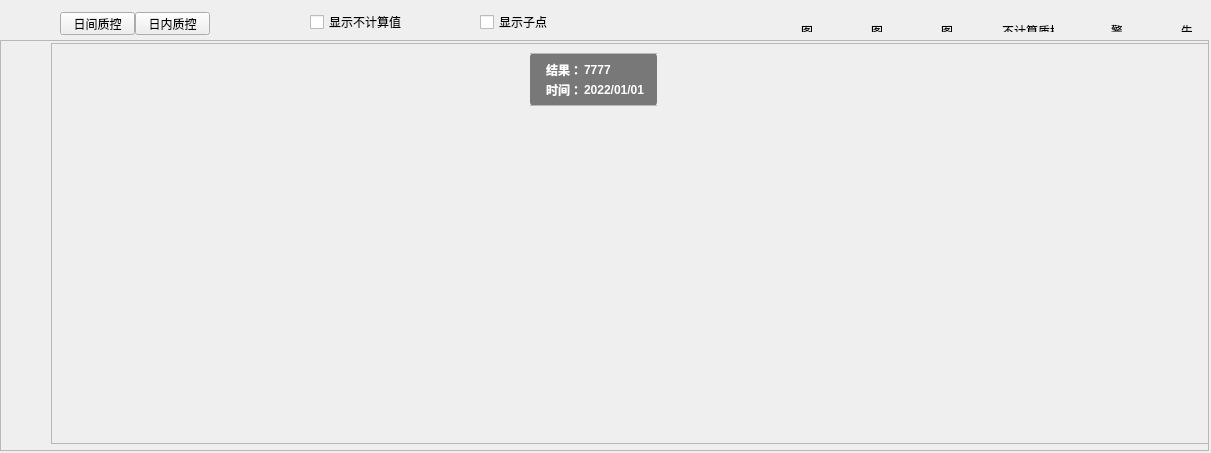
<?xml version="1.0" encoding="UTF-8"?>
<ui version="4.0">
 <class>LeveyJennPlot</class>
 <widget class="QWidget" name="LeveyJennPlot">
  <property name="geometry">
   <rect>
    <x>0</x>
    <y>0</y>
    <width>1211</width>
    <height>453</height>
   </rect>
  </property>
  <property name="windowTitle">
   <string>LeveyJennPlot</string>
  </property>
  <widget class="QLabel" name="BkLab">
   <property name="geometry">
    <rect>
     <x>0</x>
     <y>90</y>
     <width>859</width>
     <height>361</height>
    </rect>
   </property>
   <property name="text">
    <string/>
   </property>
  </widget>
  <widget class="QScrollArea" name="QcScrollArea">
   <property name="geometry">
    <rect>
     <x>51</x>
     <y>43</y>
     <width>1158</width>
     <height>401</height>
    </rect>
   </property>
   <property name="widgetResizable">
    <bool>false</bool>
   </property>
   <widget class="QWidget" name="ScrollContent">
    <property name="geometry">
     <rect>
      <x>0</x>
      <y>0</y>
      <width>1153</width>
      <height>399</height>
     </rect>
    </property>
    <widget class="QwtPlot" name="QcGraphic" native="true">
     <property name="geometry">
      <rect>
       <x>-44</x>
       <y>-4</y>
       <width>1247</width>
       <height>387</height>
      </rect>
     </property>
    </widget>
   </widget>
  </widget>
  <widget class="QFrame" name="PtInfoViewFrame">
   <property name="geometry">
    <rect>
     <x>530</x>
     <y>53</y>
     <width>127</width>
     <height>53</height>
    </rect>
   </property>
   <property name="styleSheet">
    <string notr="true">QFrame#PtInfoViewFrame
{
background-color: rgba(0, 0, 0, 50%);
border-radius:4px;
}</string>
   </property>
   <property name="frameShape">
    <enum>QFrame::StyledPanel</enum>
   </property>
   <property name="frameShadow">
    <enum>QFrame::Raised</enum>
   </property>
   <widget class="QFrame" name="PointInfoFrame">
    <property name="geometry">
     <rect>
      <x>-300</x>
      <y>0</y>
      <width>731</width>
      <height>53</height>
     </rect>
    </property>
    <property name="minimumSize">
     <size>
      <width>0</width>
      <height>53</height>
     </size>
    </property>
    <property name="maximumSize">
     <size>
      <width>16777215</width>
      <height>53</height>
     </size>
    </property>
    <property name="styleSheet">
     <string notr="true">QLabel
{
background:transparent;
color: rgb(255, 255, 255);
font-family:&quot;Source Han Sans SC&quot;;
font-size:12px;
font-weight:Bold;
}</string>
    </property>
    <property name="frameShape">
     <enum>QFrame::StyledPanel</enum>
    </property>
    <property name="frameShadow">
     <enum>QFrame::Raised</enum>
    </property>
    <layout class="QGridLayout" name="gridLayout" columnstretch="1,0,0,1">
     <property name="leftMargin">
      <number>0</number>
     </property>
     <property name="topMargin">
      <number>6</number>
     </property>
     <property name="rightMargin">
      <number>0</number>
     </property>
     <property name="bottomMargin">
      <number>6</number>
     </property>
     <property name="spacing">
      <number>0</number>
     </property>
     <item row="0" column="0">
      <spacer name="horizontalSpacer_4">
       <property name="orientation">
        <enum>Qt::Horizontal</enum>
       </property>
       <property name="sizeHint" stdset="0">
        <size>
         <width>40</width>
         <height>20</height>
        </size>
       </property>
      </spacer>
     </item>
     <item row="0" column="1" colspan="2">
      <layout class="QHBoxLayout" name="horizontalLayout_8" stretch="0,0,1">
       <property name="spacing">
        <number>2</number>
       </property>
       <item>
        <widget class="QLabel" name="ResultNameLab">
         <property name="minimumSize">
          <size>
           <width>0</width>
           <height>20</height>
          </size>
         </property>
         <property name="maximumSize">
          <size>
           <width>16777215</width>
           <height>20</height>
          </size>
         </property>
         <property name="text">
          <string>结果：</string>
         </property>
         <property name="alignment">
          <set>Qt::AlignLeading|Qt::AlignLeft|Qt::AlignVCenter</set>
         </property>
        </widget>
       </item>
       <item>
        <widget class="QLabel" name="ResultValLab">
         <property name="minimumSize">
          <size>
           <width>0</width>
           <height>20</height>
          </size>
         </property>
         <property name="maximumSize">
          <size>
           <width>16777215</width>
           <height>20</height>
          </size>
         </property>
         <property name="text">
          <string>7777</string>
         </property>
        </widget>
       </item>
       <item>
        <spacer name="horizontalSpacer_5">
         <property name="orientation">
          <enum>Qt::Horizontal</enum>
         </property>
         <property name="sizeHint" stdset="0">
          <size>
           <width>0</width>
           <height>20</height>
          </size>
         </property>
        </spacer>
       </item>
      </layout>
     </item>
     <item row="0" column="3">
      <spacer name="horizontalSpacer_3">
       <property name="orientation">
        <enum>Qt::Horizontal</enum>
       </property>
       <property name="sizeHint" stdset="0">
        <size>
         <width>40</width>
         <height>20</height>
        </size>
       </property>
      </spacer>
     </item>
     <item row="1" column="2">
      <layout class="QHBoxLayout" name="horizontalLayout_9" stretch="0,0,1">
       <property name="spacing">
        <number>2</number>
       </property>
       <item>
        <widget class="QLabel" name="TimeNameLab">
         <property name="minimumSize">
          <size>
           <width>0</width>
           <height>20</height>
          </size>
         </property>
         <property name="maximumSize">
          <size>
           <width>16777215</width>
           <height>20</height>
          </size>
         </property>
         <property name="text">
          <string>时间：</string>
         </property>
         <property name="alignment">
          <set>Qt::AlignLeading|Qt::AlignLeft|Qt::AlignVCenter</set>
         </property>
        </widget>
       </item>
       <item>
        <widget class="QLabel" name="TimeValLab">
         <property name="minimumSize">
          <size>
           <width>0</width>
           <height>20</height>
          </size>
         </property>
         <property name="maximumSize">
          <size>
           <width>16777215</width>
           <height>20</height>
          </size>
         </property>
         <property name="text">
          <string>2022/01/01</string>
         </property>
        </widget>
       </item>
       <item>
        <spacer name="horizontalSpacer_6">
         <property name="orientation">
          <enum>Qt::Horizontal</enum>
         </property>
         <property name="sizeHint" stdset="0">
          <size>
           <width>0</width>
           <height>20</height>
          </size>
         </property>
        </spacer>
       </item>
      </layout>
     </item>
    </layout>
   </widget>
  </widget>
  <widget class="QFrame" name="GraphicFrame">
   <property name="geometry">
    <rect>
     <x>0</x>
     <y>40</y>
     <width>1209</width>
     <height>411</height>
    </rect>
   </property>
   <property name="frameShape">
    <enum>QFrame::StyledPanel</enum>
   </property>
   <property name="frameShadow">
    <enum>QFrame::Raised</enum>
   </property>
   <widget class="QwtPlot" name="QcGraphicBk" native="true">
    <property name="geometry">
     <rect>
      <x>10</x>
      <y>-3</y>
      <width>1202</width>
      <height>400</height>
     </rect>
    </property>
   </widget>
  </widget>
  <widget class="QCheckBox" name="ShowNoCalcQcCB">
   <property name="geometry">
    <rect>
     <x>480</x>
     <y>12</y>
     <width>121</width>
     <height>20</height>
    </rect>
   </property>
   <property name="minimumSize">
    <size>
     <width>0</width>
     <height>20</height>
    </size>
   </property>
   <property name="maximumSize">
    <size>
     <width>16777215</width>
     <height>20</height>
    </size>
   </property>
   <property name="text">
    <string>显示子点</string>
   </property>
  </widget>
  <widget class="QWidget" name="layoutWidget">
   <property name="geometry">
    <rect>
     <x>770</x>
     <y>10</y>
     <width>53</width>
     <height>22</height>
    </rect>
   </property>
   <layout class="QHBoxLayout" name="horizontalLayout">
    <property name="spacing">
     <number>9</number>
    </property>
    <item>
     <widget class="QLabel" name="Qc1IconLab">
      <property name="minimumSize">
       <size>
        <width>12</width>
        <height>12</height>
       </size>
      </property>
      <property name="maximumSize">
       <size>
        <width>12</width>
        <height>12</height>
       </size>
      </property>
      <property name="text">
       <string/>
      </property>
     </widget>
    </item>
    <item>
     <widget class="QLabel" name="Qc1TextLab">
      <property name="minimumSize">
       <size>
        <width>0</width>
        <height>20</height>
       </size>
      </property>
      <property name="maximumSize">
       <size>
        <width>16777215</width>
        <height>20</height>
       </size>
      </property>
      <property name="text">
       <string>图表1</string>
      </property>
     </widget>
    </item>
   </layout>
  </widget>
  <widget class="QCheckBox" name="ShowSubPointCB">
   <property name="geometry">
    <rect>
     <x>310</x>
     <y>12</y>
     <width>151</width>
     <height>20</height>
    </rect>
   </property>
   <property name="minimumSize">
    <size>
     <width>0</width>
     <height>20</height>
    </size>
   </property>
   <property name="maximumSize">
    <size>
     <width>16777215</width>
     <height>20</height>
    </size>
   </property>
   <property name="text">
    <string>显示不计算值</string>
   </property>
  </widget>
  <widget class="QWidget" name="layoutWidget_2">
   <property name="geometry">
    <rect>
     <x>910</x>
     <y>10</y>
     <width>53</width>
     <height>22</height>
    </rect>
   </property>
   <layout class="QHBoxLayout" name="horizontalLayout_3">
    <property name="spacing">
     <number>9</number>
    </property>
    <item>
     <widget class="QLabel" name="Qc3IconLab">
      <property name="minimumSize">
       <size>
        <width>12</width>
        <height>12</height>
       </size>
      </property>
      <property name="maximumSize">
       <size>
        <width>12</width>
        <height>12</height>
       </size>
      </property>
      <property name="text">
       <string/>
      </property>
     </widget>
    </item>
    <item>
     <widget class="QLabel" name="Qc3TextLab">
      <property name="minimumSize">
       <size>
        <width>0</width>
        <height>20</height>
       </size>
      </property>
      <property name="maximumSize">
       <size>
        <width>16777215</width>
        <height>20</height>
       </size>
      </property>
      <property name="text">
       <string>图表3</string>
      </property>
     </widget>
    </item>
   </layout>
  </widget>
  <widget class="QWidget" name="layoutWidget_3">
   <property name="geometry">
    <rect>
     <x>970</x>
     <y>10</y>
     <width>95</width>
     <height>22</height>
    </rect>
   </property>
   <layout class="QHBoxLayout" name="horizontalLayout_4">
    <property name="spacing">
     <number>9</number>
    </property>
    <item>
     <widget class="QLabel" name="NoCalcQcIconLab">
      <property name="minimumSize">
       <size>
        <width>12</width>
        <height>12</height>
       </size>
      </property>
      <property name="maximumSize">
       <size>
        <width>12</width>
        <height>12</height>
       </size>
      </property>
      <property name="text">
       <string/>
      </property>
     </widget>
    </item>
    <item>
     <widget class="QLabel" name="NoCalcQcTextLab">
      <property name="minimumSize">
       <size>
        <width>0</width>
        <height>20</height>
       </size>
      </property>
      <property name="maximumSize">
       <size>
        <width>16777215</width>
        <height>20</height>
       </size>
      </property>
      <property name="text">
       <string>不计算质控点</string>
      </property>
     </widget>
    </item>
   </layout>
  </widget>
  <widget class="QWidget" name="layoutWidget_4">
   <property name="geometry">
    <rect>
     <x>840</x>
     <y>10</y>
     <width>53</width>
     <height>22</height>
    </rect>
   </property>
   <layout class="QHBoxLayout" name="horizontalLayout_2">
    <property name="spacing">
     <number>9</number>
    </property>
    <item>
     <widget class="QLabel" name="Qc2IconLab">
      <property name="minimumSize">
       <size>
        <width>12</width>
        <height>12</height>
       </size>
      </property>
      <property name="maximumSize">
       <size>
        <width>12</width>
        <height>12</height>
       </size>
      </property>
      <property name="text">
       <string/>
      </property>
     </widget>
    </item>
    <item>
     <widget class="QLabel" name="Qc2TextLab">
      <property name="minimumSize">
       <size>
        <width>0</width>
        <height>20</height>
       </size>
      </property>
      <property name="maximumSize">
       <size>
        <width>16777215</width>
        <height>20</height>
       </size>
      </property>
      <property name="text">
       <string>图表2</string>
      </property>
     </widget>
    </item>
   </layout>
  </widget>
  <widget class="QPushButton" name="ShowDays">
   <property name="geometry">
    <rect>
     <x>60</x>
     <y>12</y>
     <width>75</width>
     <height>23</height>
    </rect>
   </property>
   <property name="text">
    <string>日间质控</string>
   </property>
  </widget>
  <widget class="QPushButton" name="ShowTimes">
   <property name="geometry">
    <rect>
     <x>135</x>
     <y>12</y>
     <width>75</width>
     <height>23</height>
    </rect>
   </property>
   <property name="text">
    <string>日内质控</string>
   </property>
  </widget>
  <widget class="QWidget" name="layoutWidget_5">
   <property name="geometry">
    <rect>
     <x>1080</x>
     <y>10</y>
     <width>53</width>
     <height>22</height>
    </rect>
   </property>
   <layout class="QHBoxLayout" name="horizontalLayout_6">
    <property name="spacing">
     <number>9</number>
    </property>
    <item>
     <widget class="QLabel" name="WarningIconLab">
      <property name="minimumSize">
       <size>
        <width>12</width>
        <height>12</height>
       </size>
      </property>
      <property name="maximumSize">
       <size>
        <width>12</width>
        <height>12</height>
       </size>
      </property>
      <property name="text">
       <string/>
      </property>
     </widget>
    </item>
    <item>
     <widget class="QLabel" name="WarningTextLab">
      <property name="minimumSize">
       <size>
        <width>0</width>
        <height>20</height>
       </size>
      </property>
      <property name="maximumSize">
       <size>
        <width>16777215</width>
        <height>20</height>
       </size>
      </property>
      <property name="text">
       <string>警告</string>
      </property>
     </widget>
    </item>
   </layout>
  </widget>
  <widget class="QWidget" name="layoutWidget_6">
   <property name="geometry">
    <rect>
     <x>1150</x>
     <y>10</y>
     <width>53</width>
     <height>22</height>
    </rect>
   </property>
   <layout class="QHBoxLayout" name="horizontalLayout_7">
    <property name="spacing">
     <number>9</number>
    </property>
    <item>
     <widget class="QLabel" name="OutCtrlIconLab">
      <property name="minimumSize">
       <size>
        <width>12</width>
        <height>12</height>
       </size>
      </property>
      <property name="maximumSize">
       <size>
        <width>12</width>
        <height>12</height>
       </size>
      </property>
      <property name="text">
       <string/>
      </property>
     </widget>
    </item>
    <item>
     <widget class="QLabel" name="OutCtrlTextLab">
      <property name="minimumSize">
       <size>
        <width>0</width>
        <height>20</height>
       </size>
      </property>
      <property name="maximumSize">
       <size>
        <width>16777215</width>
        <height>20</height>
       </size>
      </property>
      <property name="text">
       <string>失控</string>
      </property>
     </widget>
    </item>
   </layout>
  </widget>
  <zorder>GraphicFrame</zorder>
  <zorder>BkLab</zorder>
  <zorder>QcScrollArea</zorder>
  <zorder>PtInfoViewFrame</zorder>
  <zorder>ShowNoCalcQcCB</zorder>
  <zorder>layoutWidget</zorder>
  <zorder>ShowSubPointCB</zorder>
  <zorder>layoutWidget_2</zorder>
  <zorder>layoutWidget_3</zorder>
  <zorder>layoutWidget_4</zorder>
  <zorder>ShowDays</zorder>
  <zorder>ShowTimes</zorder>
  <zorder>layoutWidget_5</zorder>
  <zorder>layoutWidget_6</zorder>
 </widget>
 <layoutdefault spacing="6" margin="11"/>
 <customwidgets>
  <customwidget>
   <class>QwtPlot</class>
   <extends>QWidget</extends>
   <header>qwt_plot.h</header>
   <container>1</container>
  </customwidget>
 </customwidgets>
 <resources/>
 <connections/>
</ui>
